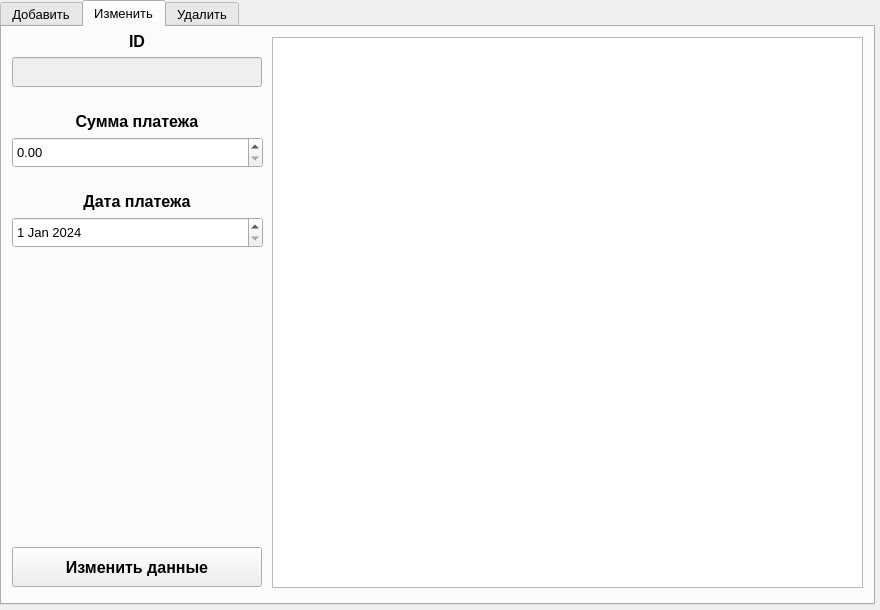
<?xml version="1.0" encoding="UTF-8"?>
<ui version="4.0">
 <class>PaymentsWindow</class>
 <widget class="QWidget" name="PaymentsWindow">
  <property name="geometry">
   <rect>
    <x>0</x>
    <y>0</y>
    <width>880</width>
    <height>610</height>
   </rect>
  </property>
  <property name="windowTitle">
   <string>Form</string>
  </property>
  <widget class="QTabWidget" name="tabWidget">
   <property name="geometry">
    <rect>
     <x>0</x>
     <y>0</y>
     <width>875</width>
     <height>605</height>
    </rect>
   </property>
   <property name="font">
    <font>
     <pointsize>10</pointsize>
     <weight>50</weight>
     <bold>false</bold>
    </font>
   </property>
   <property name="currentIndex">
    <number>1</number>
   </property>
   <widget class="QWidget" name="tab">
    <property name="font">
     <font>
      <pointsize>10</pointsize>
      <weight>50</weight>
      <italic>false</italic>
      <bold>false</bold>
     </font>
    </property>
    <attribute name="title">
     <string>Добавить</string>
    </attribute>
    <widget class="QTableView" name="tableView">
     <property name="geometry">
      <rect>
       <x>270</x>
       <y>10</y>
       <width>591</width>
       <height>551</height>
      </rect>
     </property>
    </widget>
    <widget class="QPushButton" name="addPushButton">
     <property name="geometry">
      <rect>
       <x>10</x>
       <y>520</y>
       <width>250</width>
       <height>40</height>
      </rect>
     </property>
     <property name="font">
      <font>
       <family>Segoe UI</family>
       <pointsize>12</pointsize>
       <weight>75</weight>
       <italic>false</italic>
       <bold>true</bold>
      </font>
     </property>
     <property name="text">
      <string>Добавить данные</string>
     </property>
    </widget>
    <widget class="QLabel" name="label">
     <property name="geometry">
      <rect>
       <x>10</x>
       <y>20</y>
       <width>250</width>
       <height>30</height>
      </rect>
     </property>
     <property name="font">
      <font>
       <pointsize>12</pointsize>
       <weight>75</weight>
       <italic>false</italic>
       <bold>true</bold>
      </font>
     </property>
     <property name="text">
      <string>&lt;html&gt;&lt;head/&gt;&lt;body&gt;&lt;p align=&quot;center&quot;&gt;Сумма платежа&lt;/p&gt;&lt;/body&gt;&lt;/html&gt;</string>
     </property>
     <property name="alignment">
      <set>Qt::AlignCenter</set>
     </property>
    </widget>
    <widget class="QLabel" name="label_2">
     <property name="geometry">
      <rect>
       <x>10</x>
       <y>100</y>
       <width>250</width>
       <height>30</height>
      </rect>
     </property>
     <property name="font">
      <font>
       <pointsize>12</pointsize>
       <weight>75</weight>
       <italic>false</italic>
       <bold>true</bold>
      </font>
     </property>
     <property name="text">
      <string>&lt;html&gt;&lt;head/&gt;&lt;body&gt;&lt;p align=&quot;center&quot;&gt;Дата платежа&lt;/p&gt;&lt;/body&gt;&lt;/html&gt;</string>
     </property>
    </widget>
    <widget class="QDoubleSpinBox" name="doubleSpinBox">
     <property name="geometry">
      <rect>
       <x>10</x>
       <y>50</y>
       <width>251</width>
       <height>31</height>
      </rect>
     </property>
    </widget>
    <widget class="QDateEdit" name="dateEdit">
     <property name="geometry">
      <rect>
       <x>10</x>
       <y>130</y>
       <width>251</width>
       <height>31</height>
      </rect>
     </property>
     <property name="minimumDate">
      <date>
       <year>1970</year>
       <month>1</month>
       <day>1</day>
      </date>
     </property>
     <property name="date">
      <date>
       <year>2024</year>
       <month>1</month>
       <day>1</day>
      </date>
     </property>
    </widget>
   </widget>
   <widget class="QWidget" name="tab_2">
    <attribute name="title">
     <string>Изменить</string>
    </attribute>
    <widget class="QTableView" name="updateTableView">
     <property name="geometry">
      <rect>
       <x>270</x>
       <y>10</y>
       <width>591</width>
       <height>551</height>
      </rect>
     </property>
    </widget>
    <widget class="QPushButton" name="updatePushButton">
     <property name="geometry">
      <rect>
       <x>10</x>
       <y>690</y>
       <width>250</width>
       <height>40</height>
      </rect>
     </property>
     <property name="font">
      <font>
       <family>Segoe UI</family>
       <pointsize>12</pointsize>
       <weight>75</weight>
       <italic>false</italic>
       <bold>true</bold>
      </font>
     </property>
     <property name="text">
      <string>Изменить данные</string>
     </property>
    </widget>
    <widget class="QLabel" name="updLabel">
     <property name="geometry">
      <rect>
       <x>10</x>
       <y>0</y>
       <width>250</width>
       <height>30</height>
      </rect>
     </property>
     <property name="font">
      <font>
       <pointsize>12</pointsize>
       <weight>75</weight>
       <bold>true</bold>
      </font>
     </property>
     <property name="text">
      <string>&lt;html&gt;&lt;head/&gt;&lt;body&gt;&lt;p align=&quot;center&quot;&gt;ID&lt;/p&gt;&lt;/body&gt;&lt;/html&gt;</string>
     </property>
     <property name="alignment">
      <set>Qt::AlignCenter</set>
     </property>
    </widget>
    <widget class="QDateEdit" name="updDateEdit">
     <property name="geometry">
      <rect>
       <x>10</x>
       <y>190</y>
       <width>251</width>
       <height>31</height>
      </rect>
     </property>
     <property name="minimumDate">
      <date>
       <year>1970</year>
       <month>1</month>
       <day>1</day>
      </date>
     </property>
     <property name="date">
      <date>
       <year>2024</year>
       <month>1</month>
       <day>1</day>
      </date>
     </property>
    </widget>
    <widget class="QDoubleSpinBox" name="updSpinBox">
     <property name="geometry">
      <rect>
       <x>10</x>
       <y>110</y>
       <width>251</width>
       <height>31</height>
      </rect>
     </property>
    </widget>
    <widget class="QLabel" name="updLabel_2">
     <property name="geometry">
      <rect>
       <x>10</x>
       <y>80</y>
       <width>250</width>
       <height>30</height>
      </rect>
     </property>
     <property name="font">
      <font>
       <pointsize>12</pointsize>
       <weight>75</weight>
       <italic>false</italic>
       <bold>true</bold>
      </font>
     </property>
     <property name="text">
      <string>&lt;html&gt;&lt;head/&gt;&lt;body&gt;&lt;p align=&quot;center&quot;&gt;Сумма платежа&lt;/p&gt;&lt;/body&gt;&lt;/html&gt;</string>
     </property>
     <property name="alignment">
      <set>Qt::AlignCenter</set>
     </property>
    </widget>
    <widget class="QLineEdit" name="updLineEdit">
     <property name="enabled">
      <bool>false</bool>
     </property>
     <property name="geometry">
      <rect>
       <x>10</x>
       <y>30</y>
       <width>250</width>
       <height>30</height>
      </rect>
     </property>
    </widget>
    <widget class="QLabel" name="updLabel_3">
     <property name="geometry">
      <rect>
       <x>10</x>
       <y>160</y>
       <width>250</width>
       <height>30</height>
      </rect>
     </property>
     <property name="font">
      <font>
       <pointsize>12</pointsize>
       <weight>75</weight>
       <italic>false</italic>
       <bold>true</bold>
      </font>
     </property>
     <property name="text">
      <string>&lt;html&gt;&lt;head/&gt;&lt;body&gt;&lt;p align=&quot;center&quot;&gt;Дата платежа&lt;/p&gt;&lt;/body&gt;&lt;/html&gt;</string>
     </property>
     <property name="alignment">
      <set>Qt::AlignCenter</set>
     </property>
    </widget>
    <widget class="QPushButton" name="updPushButton">
     <property name="geometry">
      <rect>
       <x>10</x>
       <y>520</y>
       <width>250</width>
       <height>40</height>
      </rect>
     </property>
     <property name="font">
      <font>
       <family>Segoe UI</family>
       <pointsize>12</pointsize>
       <weight>75</weight>
       <italic>false</italic>
       <bold>true</bold>
      </font>
     </property>
     <property name="text">
      <string>Изменить данные</string>
     </property>
    </widget>
   </widget>
   <widget class="QWidget" name="tab_3">
    <attribute name="title">
     <string>Удалить</string>
    </attribute>
    <widget class="QLineEdit" name="delLineEdit">
     <property name="enabled">
      <bool>false</bool>
     </property>
     <property name="geometry">
      <rect>
       <x>10</x>
       <y>30</y>
       <width>250</width>
       <height>30</height>
      </rect>
     </property>
    </widget>
    <widget class="QTableView" name="delTableView">
     <property name="geometry">
      <rect>
       <x>270</x>
       <y>10</y>
       <width>591</width>
       <height>551</height>
      </rect>
     </property>
    </widget>
    <widget class="QDateEdit" name="delDateEdit">
     <property name="geometry">
      <rect>
       <x>10</x>
       <y>190</y>
       <width>251</width>
       <height>31</height>
      </rect>
     </property>
     <property name="minimumDate">
      <date>
       <year>1970</year>
       <month>1</month>
       <day>1</day>
      </date>
     </property>
     <property name="date">
      <date>
       <year>2024</year>
       <month>1</month>
       <day>1</day>
      </date>
     </property>
    </widget>
    <widget class="QDoubleSpinBox" name="delSpinBox">
     <property name="geometry">
      <rect>
       <x>10</x>
       <y>110</y>
       <width>251</width>
       <height>31</height>
      </rect>
     </property>
    </widget>
    <widget class="QLabel" name="delLabel">
     <property name="geometry">
      <rect>
       <x>10</x>
       <y>0</y>
       <width>250</width>
       <height>30</height>
      </rect>
     </property>
     <property name="font">
      <font>
       <pointsize>12</pointsize>
       <weight>75</weight>
       <bold>true</bold>
      </font>
     </property>
     <property name="text">
      <string>&lt;html&gt;&lt;head/&gt;&lt;body&gt;&lt;p align=&quot;center&quot;&gt;ID&lt;/p&gt;&lt;/body&gt;&lt;/html&gt;</string>
     </property>
     <property name="alignment">
      <set>Qt::AlignCenter</set>
     </property>
    </widget>
    <widget class="QLabel" name="delLable_2">
     <property name="geometry">
      <rect>
       <x>10</x>
       <y>80</y>
       <width>250</width>
       <height>30</height>
      </rect>
     </property>
     <property name="font">
      <font>
       <pointsize>12</pointsize>
       <weight>75</weight>
       <italic>false</italic>
       <bold>true</bold>
      </font>
     </property>
     <property name="text">
      <string>&lt;html&gt;&lt;head/&gt;&lt;body&gt;&lt;p align=&quot;center&quot;&gt;Сумма платежа&lt;/p&gt;&lt;/body&gt;&lt;/html&gt;</string>
     </property>
     <property name="alignment">
      <set>Qt::AlignCenter</set>
     </property>
    </widget>
    <widget class="QLabel" name="delLable_3">
     <property name="geometry">
      <rect>
       <x>10</x>
       <y>160</y>
       <width>250</width>
       <height>30</height>
      </rect>
     </property>
     <property name="font">
      <font>
       <pointsize>12</pointsize>
       <weight>75</weight>
       <italic>false</italic>
       <bold>true</bold>
      </font>
     </property>
     <property name="text">
      <string>&lt;html&gt;&lt;head/&gt;&lt;body&gt;&lt;p align=&quot;center&quot;&gt;Дата платежа&lt;/p&gt;&lt;/body&gt;&lt;/html&gt;</string>
     </property>
     <property name="alignment">
      <set>Qt::AlignCenter</set>
     </property>
    </widget>
    <widget class="QPushButton" name="delPushButton">
     <property name="geometry">
      <rect>
       <x>10</x>
       <y>520</y>
       <width>250</width>
       <height>40</height>
      </rect>
     </property>
     <property name="font">
      <font>
       <family>Segoe UI</family>
       <pointsize>12</pointsize>
       <weight>75</weight>
       <italic>false</italic>
       <bold>true</bold>
      </font>
     </property>
     <property name="text">
      <string>Удалить данные</string>
     </property>
    </widget>
   </widget>
  </widget>
 </widget>
 <resources/>
 <connections/>
</ui>
